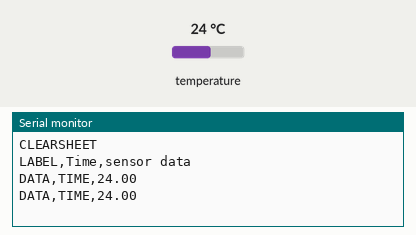
Simulated run of this sketch. Board: Arduino Uno, built with avr-gcc and run on an emulated ATmega328P. Parts: the last lines printed to the serial monitor. The test bench sets the inputs (shaded band); at power-on: temperature 24 °C.

Above: at 2.8 s.
2.9 s: temperature set to 12 °C
At 4.1 s:
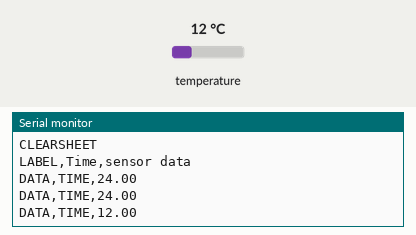
4.7 s: temperature set to 19 °C
At 4.7 s:
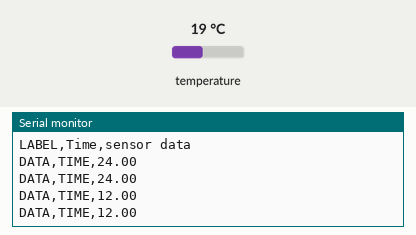
Timing chart, 0 to 7.7 s (numbered marks = the images above; inputs shaded):
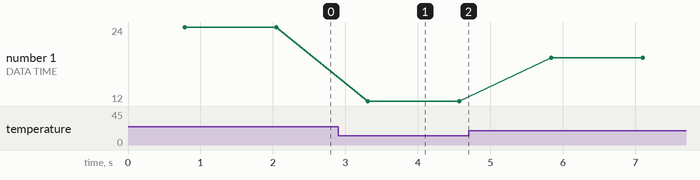

The sketch:

ds18b20get.ino
```cpp
#include<OneWire.h>
#include<DallasTemperature.h>
#define onewirebus 2
OneWire oneWire(onewirebus);
DallasTemperature sensors(&oneWire);
float value;
void setup() {
Serial.begin(9600);
sensors.begin();
Serial.println("CLEARSHEET");
Serial.println("LABEL,Time,sensor data");
}

void loop() {
sensors.requestTemperatures();
value=sensors.getTempCByIndex(0);
Serial.print("DATA,TIME,");
Serial.println(value);


delay(500);
}
```

Measured:
- after the input at 2.9 s, the serial monitor: prints a new line after 0.41 s (image 1)
- plotted number 1: 24 → 12 after the input at 2.9 s, 12 → 19 after the input at 4.7 s
